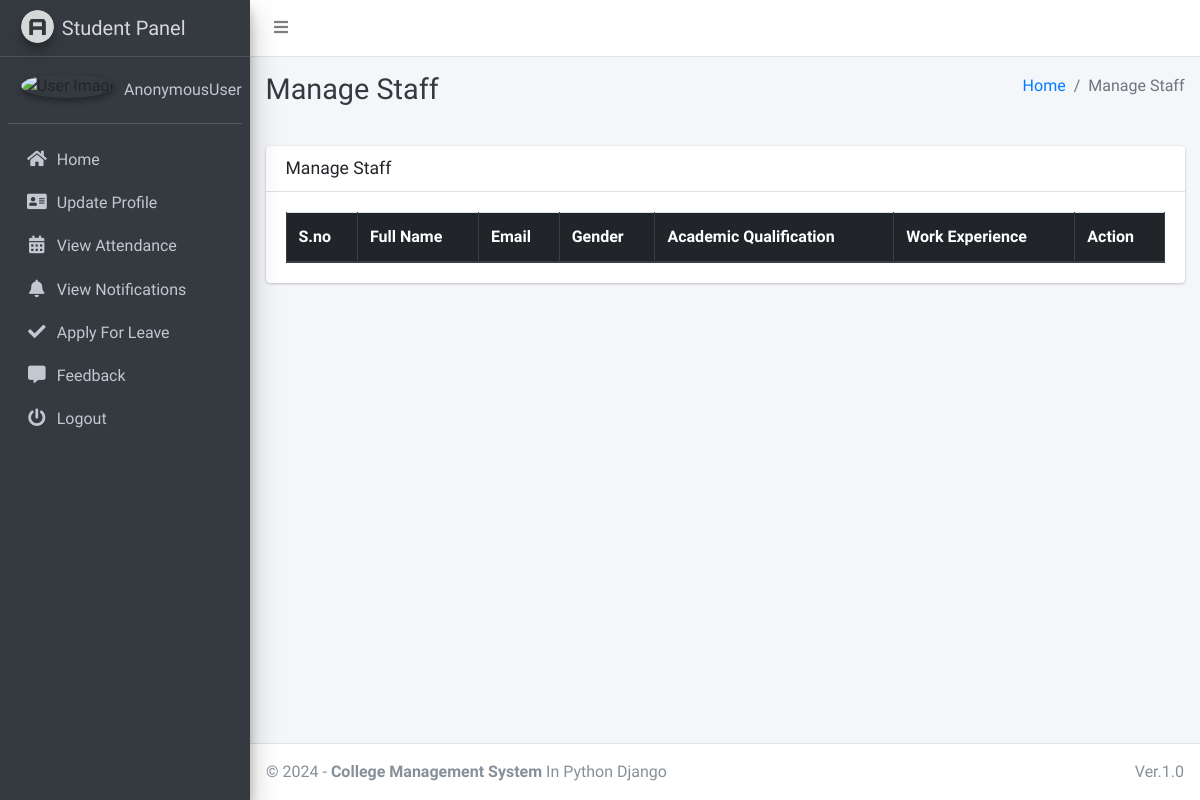
Page /staff/manage/ on the earlier database version.
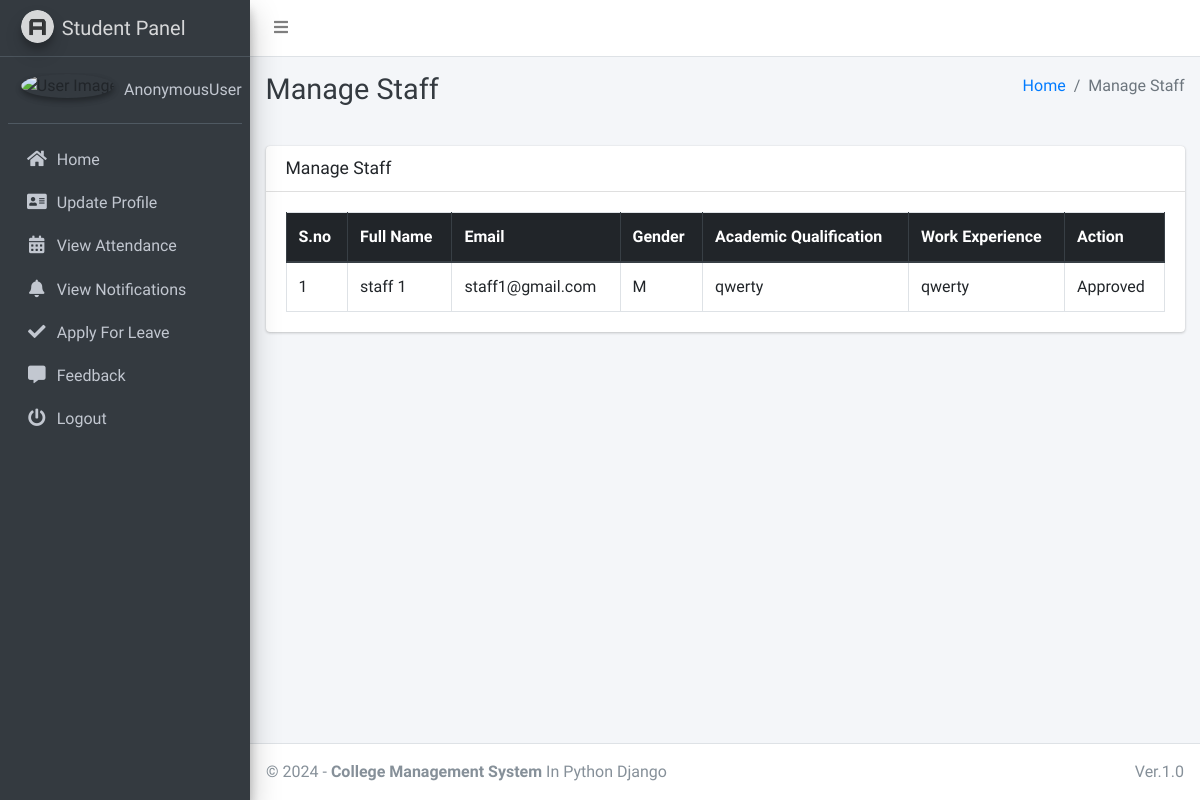
Same page on the later database version.
### main_app/models.py (models this page shows, shortened)
class StaffData(models.Model):
    USER_TYPE = ((1, "HOD"), (2, "Staff"), (3, "Student"))
    GENDER = [("M", "Male"), ("F", "Female")]
    first_name = models.CharField(max_length=150)
    last_name = models.CharField(max_length=150, blank=True)
    username = None  # Removed username, using email instead
    email = models.EmailField(unique=True)
    password = models.CharField(default="pass",max_length=150)
    user_type = models.CharField(default=1, choices=USER_TYPE, max_length=1)
    gender = models.CharField(max_length=1, choices=GENDER)
    profile_pic = models.ImageField(blank=True)
    status = models.CharField(max_length=150, blank=True)
    created_at = models.DateTimeField(auto_now_add=True)
    updated_at = models.DateTimeField(auto_now=True)
    address = models.TextField(blank=True)
    academic_qualification = models.TextField(blank=True)
    work_experience = models.TextField(blank=True)
    objects = CustomUserManager()

### main_app/hod_views.py (the view)
# urls.py: path("staff/manage/", hod_views.manage_staff, name='manage_staff'),
def manage_staff(request):
    allStaff = StaffData.objects.filter(user_type=2)
    context = {
        'allStaff': allStaff,
        'page_title': 'Manage Staff'
    }
    return render(request, "hod_template/manage_staff.html", context)

### main_app/templates/hod_template/manage_staff.html
{% extends 'main_app/base.html' %}
{% load static %}
{% block page_title %}{{page_title}}{% endblock page_title %}
{% block content %}
<section class="content">
    <div class="container-fluid">
        <div class="row">
            <div class="col-md-12">
                <div class="card">
                    <div class="card-header">
                        <h3 class="card-title">{{page_title}}</h3>
                    </div>
                    <div class="card-body">
                        <table id="example2" class="table table-bordered table-hover">
                            <thead class="thead-dark">
                                <tr>
                                    <th>S.no</th>
                                    <th>Full Name</th>
                                    <th>Email</th>
                                    <th>Gender</th>
                                    <th>Academic Qualification</th>
                                    <th>Work Experience</th>
                                    <th>Action</th>
                                </tr>
                            </thead>
                            <tbody>
                                {% for staff in allStaff %}
                                <tr>
                                    <td>{{ forloop.counter }}</td>
                                    <td>{{staff.first_name}} {{staff.last_name}}</td>
                                    <td>{{staff.email}}</td>
                                    <td>{{staff.gender}}</td>
                                    <td>{{staff.academic_qualification}}</td>
                                    <td>{{staff.work_experience}}</td>
                                    {% if staff.status == "Approved" %}
                                        <td>Approved</td>
                                    {% else %}
                                    <td>
                                        <a href="{% url 'edit_staff' staff.id %}" class="btn btn-info">Approve</a>
                                        <a href="{% url 'delete_staff' staff.id %}" class="btn btn-danger" onclick="return confirm('Are you sure about this ?')">Reject</a>
                                    </td>
                                    {% endif %}
                                </tr>
                                {% endfor %}
                            </tbody>
                        </table>
                    </div>
                </div>
            </div>
        </div>
    </div>
</section>
{% endblock content %}

Differences in the rows shown:
added StaffData: first_name "staff", last_name "1", email "staff1@gmail.com", gender "M", academic_qualification "qwerty", work_experience "qwerty", status "Approved"
